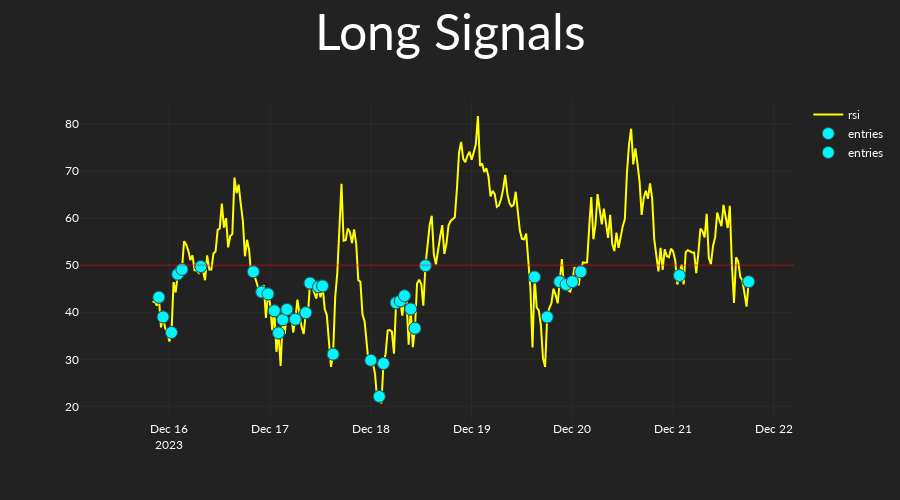

Notebook source saved alongside this figure:
### Code cell
fig.update_layout(
    height=500,
    xaxis_rangeslider_visible=False,
    title=dict(
        x=0.5,
        text="Long Signals",
        xanchor="center",
        font=dict(
            size=50,
        ),
    ),
)

### Figure 1 — Plotly figure (JSON) as saved in the notebook; plotly's stock layout.template omitted (floating-point values rounded to 4 significant figures; data arrays with more than 128 entries replaced by an {"elided": "..."} marker saying what was removed)
{"data": [{"line": {"color": "yellow"}, "name": "rsi", "type": "scatter", "x": {"elided": "300 str values"}, "y": {"elided": "300 float values"}}, {"marker": {"color": "#00F6FF", "line": {"color": "DarkSlateGrey", "width": 1}, "size": 12, "symbol": "circle"}, "mode": "markers", "name": "entries", "type": "scatter", "x": {"elided": "300 str values"}, "y": {"elided": "300 float values"}}, {"marker": {"color": "#00F6FF", "line": {"color": "DarkSlateGrey", "width": 1}, "size": 12, "symbol": "circle"}, "mode": "markers", "name": "entries", "type": "scatter", "x": {"elided": "300 str values"}, "y": {"elided": "300 float values"}}], "layout": {"height": 500, "shapes": [{"line": {"color": "red"}, "opacity": 0.3, "type": "line", "x0": 0, "x1": 1, "xref": "x domain", "y0": 50, "y1": 50, "yref": "y"}], "title": {"font": {"size": 50}, "text": "Long Signals", "x": 0.5, "xanchor": "center"}, "xaxis": {"rangeslider": {"visible": false}}}}
